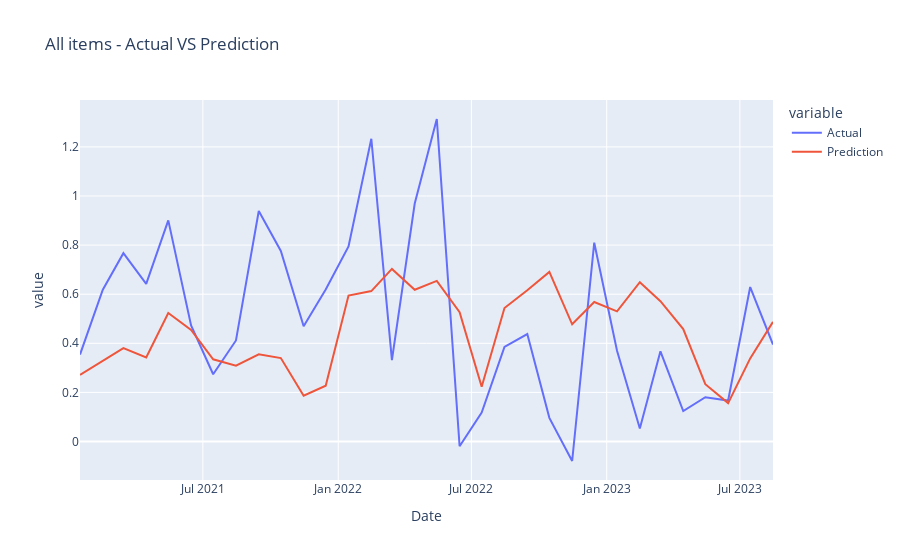
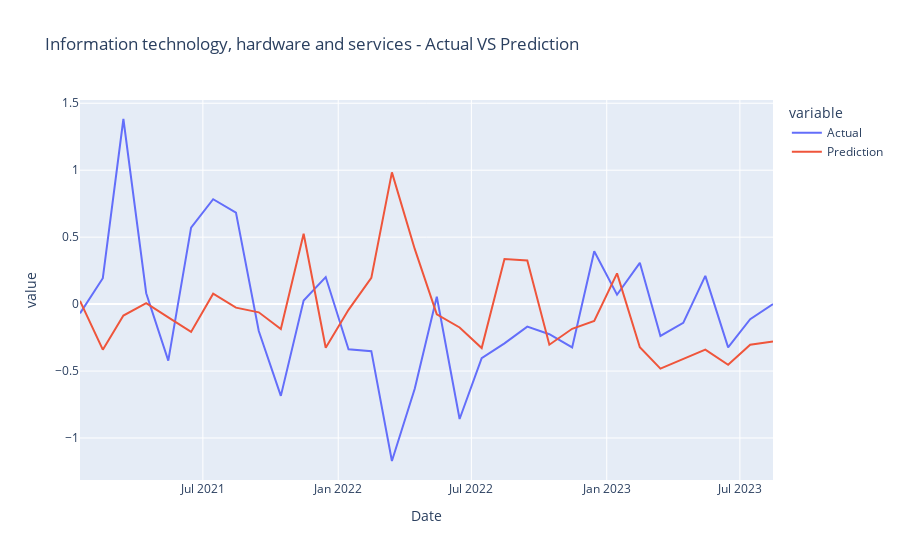
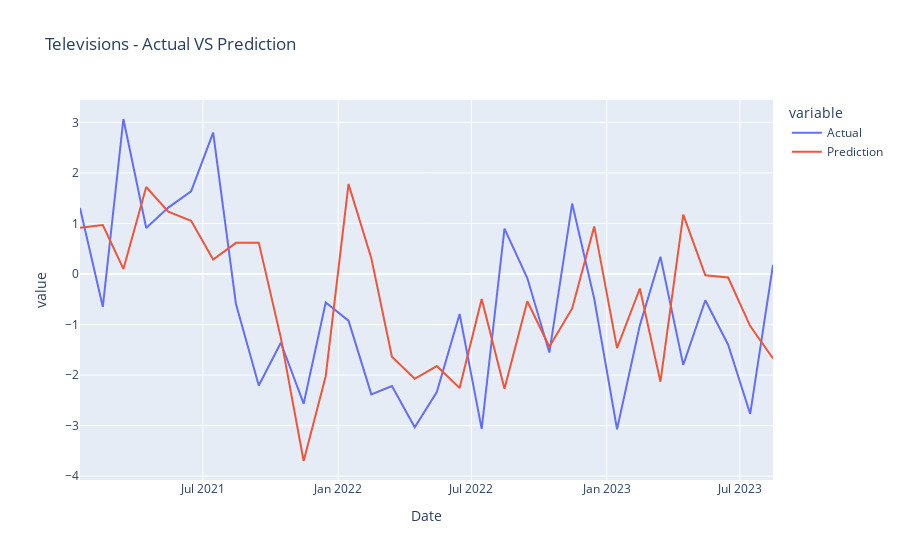
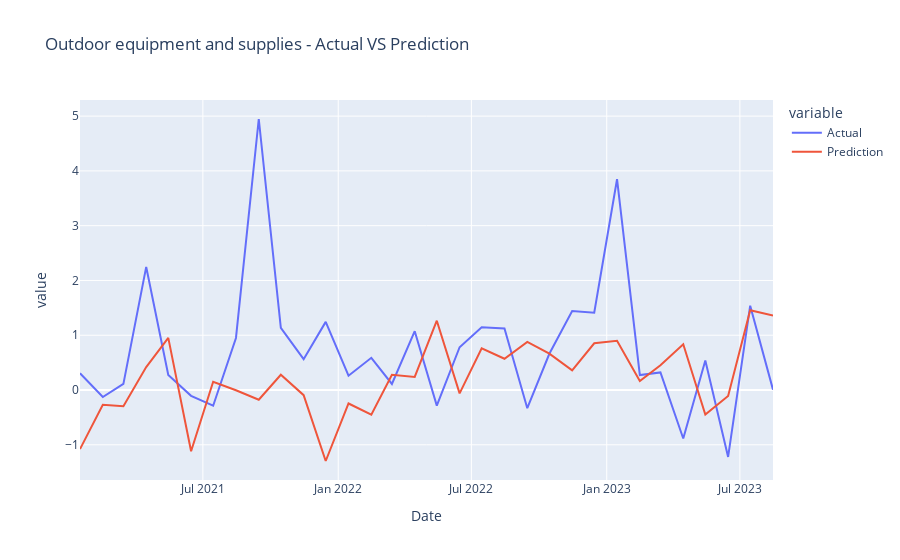

Source (notebook cell) for these figures, in order:
### Markdown cell above
Plot Results:

### Code cell
def plot_results(all_data_dict, categories):
    category_samples = ['All items']+random.sample(categories, 10)
    for category in category_samples:
        category_df = all_data_dict[category]
        fig = px.line(category_df, x="Date", y=["Actual", "Prediction"], title=f'{category} - Actual VS Prediction')
        fig.show()

plot_results(all_data_test_dict, all_categories)

### Figure 1 — Plotly figure (JSON) as saved in the notebook; plotly's stock layout.template omitted (floating-point values rounded to 4 significant figures)
{"data": [{"hovertemplate": "variable=Actual<br>Date=%{x}<br>value=%{y}<extra></extra>", "legendgroup": "Actual", "line": {"color": "#636efa", "dash": "solid"}, "marker": {"symbol": "circle"}, "mode": "lines", "name": "Actual", "orientation": "v", "showlegend": true, "type": "scatter", "x": ["2021-01-15", "2021-02-15", "2021-03-15", "2021-04-15", "2021-05-15", "2021-06-15", "2021-07-15", "2021-08-15", "2021-09-15", "2021-10-15", "2021-11-15", "2021-12-15", "2022-01-15", "2022-02-15", "2022-03-15", "2022-04-15", "2022-05-15", "2022-06-15", "2022-07-15", "2022-08-15", "2022-09-15", "2022-10-15", "2022-11-15", "2022-12-15", "2023-01-15", "2023-02-15", "2023-03-15", "2023-04-15", "2023-05-15", "2023-06-15", "2023-07-15", "2023-08-15"], "xaxis": "x", "y": [0.354, 0.6182, 0.7671, 0.6422, 0.9008, 0.4727, 0.274, 0.4116, 0.9389, 0.7761, 0.4694, 0.6194, 0.7945, 1.233, 0.3314, 0.9691, 1.314, -0.0193, 0.1181, 0.3852, 0.4374, 0.09624, -0.07947, 0.8098, 0.3693, 0.05303, 0.3671, 0.124, 0.1802, 0.1667, 0.6292, 0.3949], "yaxis": "y"}, {"hovertemplate": "variable=Prediction<br>Date=%{x}<br>value=%{y}<extra></extra>", "legendgroup": "Prediction", "line": {"color": "#EF553B", "dash": "solid"}, "marker": {"symbol": "circle"}, "mode": "lines", "name": "Prediction", "orientation": "v", "showlegend": true, "type": "scatter", "x": ["2021-01-15", "2021-02-15", "2021-03-15", "2021-04-15", "2021-05-15", "2021-06-15", "2021-07-15", "2021-08-15", "2021-09-15", "2021-10-15", "2021-11-15", "2021-12-15", "2022-01-15", "2022-02-15", "2022-03-15", "2022-04-15", "2022-05-15", "2022-06-15", "2022-07-15", "2022-08-15", "2022-09-15", "2022-10-15", "2022-11-15", "2022-12-15", "2023-01-15", "2023-02-15", "2023-03-15", "2023-04-15", "2023-05-15", "2023-06-15", "2023-07-15", "2023-08-15"], "xaxis": "x", "y": [0.2714, 0.3299, 0.3801, 0.3421, 0.5235, 0.4544, 0.3349, 0.3091, 0.3548, 0.3399, 0.1867, 0.2273, 0.5945, 0.6126, 0.703, 0.618, 0.6542, 0.5264, 0.223, 0.5437, 0.6158, 0.6908, 0.4773, 0.5681, 0.53, 0.6487, 0.5715, 0.458, 0.2335, 0.1562, 0.3385, 0.4871], "yaxis": "y"}], "layout": {"legend": {"title": {"text": "variable"}, "tracegroupgap": 0}, "title": {"text": "All items - Actual VS Prediction"}, "xaxis": {"anchor": "y", "domain": [0, 1], "title": {"text": "Date"}}, "yaxis": {"anchor": "x", "domain": [0, 1], "title": {"text": "value"}}}}

### Figure 2 — Plotly figure (JSON) as saved in the notebook; plotly's stock layout.template omitted (floating-point values rounded to 4 significant figures)
{"data": [{"hovertemplate": "variable=Actual<br>Date=%{x}<br>value=%{y}<extra></extra>", "legendgroup": "Actual", "line": {"color": "#636efa", "dash": "solid"}, "marker": {"symbol": "circle"}, "mode": "lines", "name": "Actual", "orientation": "v", "showlegend": true, "type": "scatter", "x": ["2021-01-15", "2021-02-15", "2021-03-15", "2021-04-15", "2021-05-15", "2021-06-15", "2021-07-15", "2021-08-15", "2021-09-15", "2021-10-15", "2021-11-15", "2021-12-15", "2022-01-15", "2022-02-15", "2022-03-15", "2022-04-15", "2022-05-15", "2022-06-15", "2022-07-15", "2022-08-15", "2022-09-15", "2022-10-15", "2022-11-15", "2022-12-15", "2023-01-15", "2023-02-15", "2023-03-15", "2023-04-15", "2023-05-15", "2023-06-15", "2023-07-15", "2023-08-15"], "xaxis": "x", "y": [-0.06902, 0.1931, 1.382, 0.08152, -0.4219, 0.5712, 0.7835, 0.6839, -0.2007, -0.6853, 0.02696, 0.202, -0.3369, -0.3515, -1.172, -0.6324, 0.05515, -0.8583, -0.404, -0.2936, -0.1681, -0.2246, -0.3238, 0.394, 0.0702, 0.3083, -0.2381, -0.1404, 0.2105, -0.3229, -0.1125, 0], "yaxis": "y"}, {"hovertemplate": "variable=Prediction<br>Date=%{x}<br>value=%{y}<extra></extra>", "legendgroup": "Prediction", "line": {"color": "#EF553B", "dash": "solid"}, "marker": {"symbol": "circle"}, "mode": "lines", "name": "Prediction", "orientation": "v", "showlegend": true, "type": "scatter", "x": ["2021-01-15", "2021-02-15", "2021-03-15", "2021-04-15", "2021-05-15", "2021-06-15", "2021-07-15", "2021-08-15", "2021-09-15", "2021-10-15", "2021-11-15", "2021-12-15", "2022-01-15", "2022-02-15", "2022-03-15", "2022-04-15", "2022-05-15", "2022-06-15", "2022-07-15", "2022-08-15", "2022-09-15", "2022-10-15", "2022-11-15", "2022-12-15", "2023-01-15", "2023-02-15", "2023-03-15", "2023-04-15", "2023-05-15", "2023-06-15", "2023-07-15", "2023-08-15"], "xaxis": "x", "y": [0.02425, -0.3404, -0.08556, 0.006639, -0.0991, -0.2078, 0.07727, -0.02654, -0.06134, -0.1856, 0.5258, -0.3256, -0.04256, 0.1956, 0.9835, 0.4122, -0.0768, -0.1743, -0.3279, 0.3362, 0.3258, -0.3033, -0.1843, -0.1256, 0.2295, -0.3219, -0.4818, -0.4117, -0.3396, -0.4532, -0.3028, -0.2799], "yaxis": "y"}], "layout": {"legend": {"title": {"text": "variable"}, "tracegroupgap": 0}, "title": {"text": "Information technology, hardware and services - Actual VS Prediction"}, "xaxis": {"anchor": "y", "domain": [0, 1], "title": {"text": "Date"}}, "yaxis": {"anchor": "x", "domain": [0, 1], "title": {"text": "value"}}}}

### Figure 3 — Plotly figure (JSON) as saved in the notebook; plotly's stock layout.template omitted (floating-point values rounded to 4 significant figures)
{"data": [{"hovertemplate": "variable=Actual<br>Date=%{x}<br>value=%{y}<extra></extra>", "legendgroup": "Actual", "line": {"color": "#636efa", "dash": "solid"}, "marker": {"symbol": "circle"}, "mode": "lines", "name": "Actual", "orientation": "v", "showlegend": true, "type": "scatter", "x": ["2021-01-15", "2021-02-15", "2021-03-15", "2021-04-15", "2021-05-15", "2021-06-15", "2021-07-15", "2021-08-15", "2021-09-15", "2021-10-15", "2021-11-15", "2021-12-15", "2022-01-15", "2022-02-15", "2022-03-15", "2022-04-15", "2022-05-15", "2022-06-15", "2022-07-15", "2022-08-15", "2022-09-15", "2022-10-15", "2022-11-15", "2022-12-15", "2023-01-15", "2023-02-15", "2023-03-15", "2023-04-15", "2023-05-15", "2023-06-15", "2023-07-15", "2023-08-15"], "xaxis": "x", "y": [1.303, -0.6496, 3.066, 0.9088, 1.314, 1.635, 2.798, -0.5931, -2.205, -1.361, -2.567, -0.5638, -0.923, -2.382, -2.216, -3.033, -2.337, -0.7911, -3.065, 0.8969, -0.0812, -1.555, 1.393, -0.4894, -3.072, -1.017, 0.3401, -1.799, -0.5199, -1.4, -2.769, 0.181], "yaxis": "y"}, {"hovertemplate": "variable=Prediction<br>Date=%{x}<br>value=%{y}<extra></extra>", "legendgroup": "Prediction", "line": {"color": "#EF553B", "dash": "solid"}, "marker": {"symbol": "circle"}, "mode": "lines", "name": "Prediction", "orientation": "v", "showlegend": true, "type": "scatter", "x": ["2021-01-15", "2021-02-15", "2021-03-15", "2021-04-15", "2021-05-15", "2021-06-15", "2021-07-15", "2021-08-15", "2021-09-15", "2021-10-15", "2021-11-15", "2021-12-15", "2022-01-15", "2022-02-15", "2022-03-15", "2022-04-15", "2022-05-15", "2022-06-15", "2022-07-15", "2022-08-15", "2022-09-15", "2022-10-15", "2022-11-15", "2022-12-15", "2023-01-15", "2023-02-15", "2023-03-15", "2023-04-15", "2023-05-15", "2023-06-15", "2023-07-15", "2023-08-15"], "xaxis": "x", "y": [0.9154, 0.9677, 0.09966, 1.721, 1.234, 1.052, 0.2855, 0.616, 0.62, -1.264, -3.7, -2.023, 1.777, 0.3131, -1.637, -2.073, -1.823, -2.258, -0.4953, -2.269, -0.5386, -1.44, -0.6824, 0.9411, -1.468, -0.2875, -2.132, 1.172, -0.02634, -0.07, -1.03, -1.67], "yaxis": "y"}], "layout": {"legend": {"title": {"text": "variable"}, "tracegroupgap": 0}, "title": {"text": "Televisions - Actual VS Prediction"}, "xaxis": {"anchor": "y", "domain": [0, 1], "title": {"text": "Date"}}, "yaxis": {"anchor": "x", "domain": [0, 1], "title": {"text": "value"}}}}

### Figure 4 — Plotly figure (JSON) as saved in the notebook; plotly's stock layout.template omitted (floating-point values rounded to 4 significant figures)
{"data": [{"hovertemplate": "variable=Actual<br>Date=%{x}<br>value=%{y}<extra></extra>", "legendgroup": "Actual", "line": {"color": "#636efa", "dash": "solid"}, "marker": {"symbol": "circle"}, "mode": "lines", "name": "Actual", "orientation": "v", "showlegend": true, "type": "scatter", "x": ["2021-01-15", "2021-02-15", "2021-03-15", "2021-04-15", "2021-05-15", "2021-06-15", "2021-07-15", "2021-08-15", "2021-09-15", "2021-10-15", "2021-11-15", "2021-12-15", "2022-01-15", "2022-02-15", "2022-03-15", "2022-04-15", "2022-05-15", "2022-06-15", "2022-07-15", "2022-08-15", "2022-09-15", "2022-10-15", "2022-11-15", "2022-12-15", "2023-01-15", "2023-02-15", "2023-03-15", "2023-04-15", "2023-05-15", "2023-06-15", "2023-07-15", "2023-08-15"], "xaxis": "x", "y": [0.3067, -0.1273, 0.1127, 2.247, 0.276, -0.1055, -0.2862, 0.9501, 4.947, 1.135, 0.5635, 1.244, 0.261, 0.588, 0.111, 1.074, -0.2852, 0.7813, 1.145, 1.125, -0.3324, 0.6617, 1.441, 1.412, 3.848, 0.2722, 0.3213, -0.8844, 0.5389, -1.222, 1.54, 0.00624], "yaxis": "y"}, {"hovertemplate": "variable=Prediction<br>Date=%{x}<br>value=%{y}<extra></extra>", "legendgroup": "Prediction", "line": {"color": "#EF553B", "dash": "solid"}, "marker": {"symbol": "circle"}, "mode": "lines", "name": "Prediction", "orientation": "v", "showlegend": true, "type": "scatter", "x": ["2021-01-15", "2021-02-15", "2021-03-15", "2021-04-15", "2021-05-15", "2021-06-15", "2021-07-15", "2021-08-15", "2021-09-15", "2021-10-15", "2021-11-15", "2021-12-15", "2022-01-15", "2022-02-15", "2022-03-15", "2022-04-15", "2022-05-15", "2022-06-15", "2022-07-15", "2022-08-15", "2022-09-15", "2022-10-15", "2022-11-15", "2022-12-15", "2023-01-15", "2023-02-15", "2023-03-15", "2023-04-15", "2023-05-15", "2023-06-15", "2023-07-15", "2023-08-15"], "xaxis": "x", "y": [-1.078, -0.2688, -0.2948, 0.4188, 0.9521, -1.117, 0.15, -0.00474, -0.1772, 0.279, -0.0942, -1.296, -0.2462, -0.4508, 0.2798, 0.2389, 1.265, -0.06058, 0.7602, 0.5702, 0.8792, 0.6628, 0.3579, 0.8534, 0.8976, 0.1647, 0.4532, 0.8365, -0.4495, -0.1087, 1.457, 1.361], "yaxis": "y"}], "layout": {"legend": {"title": {"text": "variable"}, "tracegroupgap": 0}, "title": {"text": "Outdoor equipment and supplies - Actual VS Prediction"}, "xaxis": {"anchor": "y", "domain": [0, 1], "title": {"text": "Date"}}, "yaxis": {"anchor": "x", "domain": [0, 1], "title": {"text": "value"}}}}
